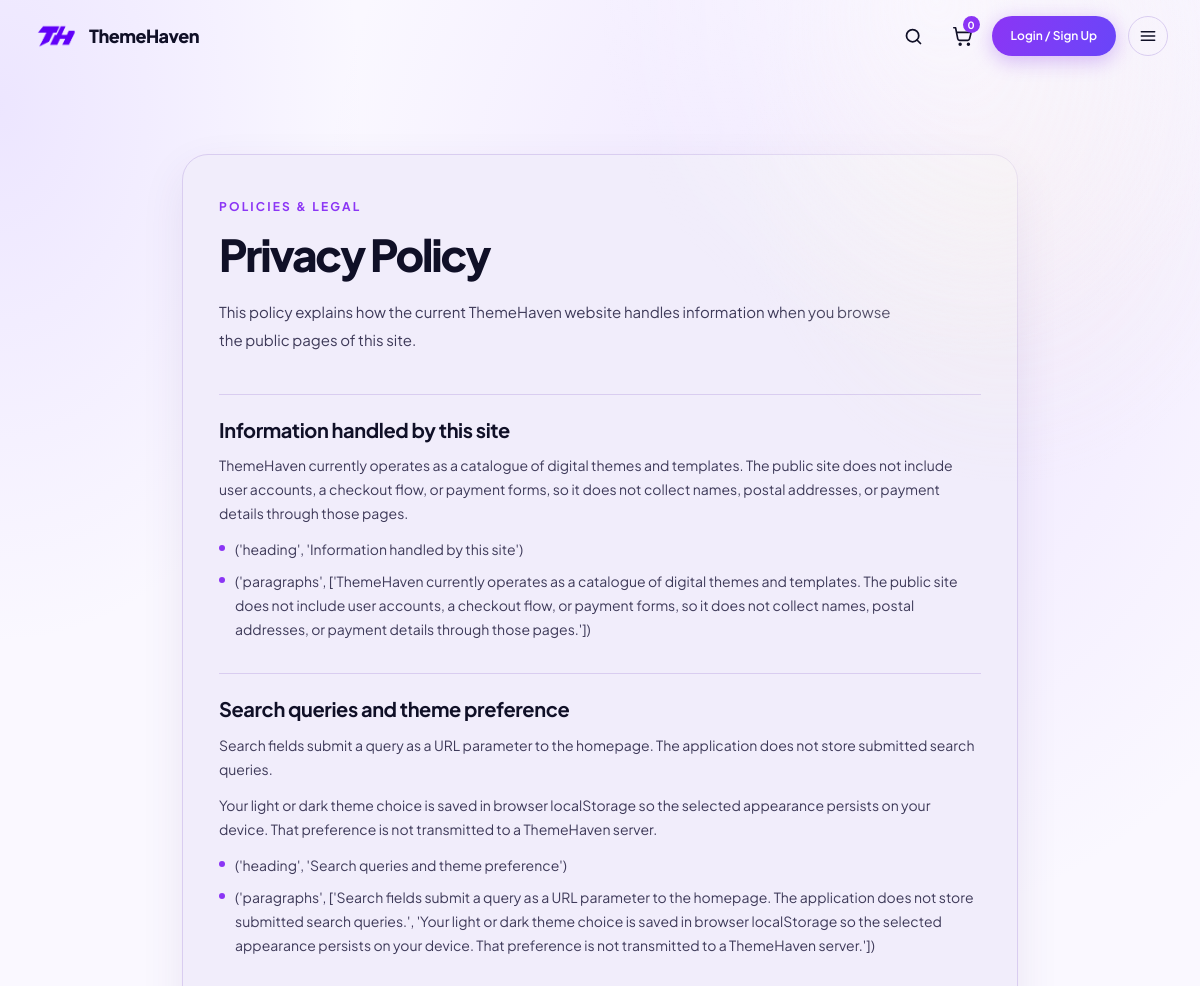
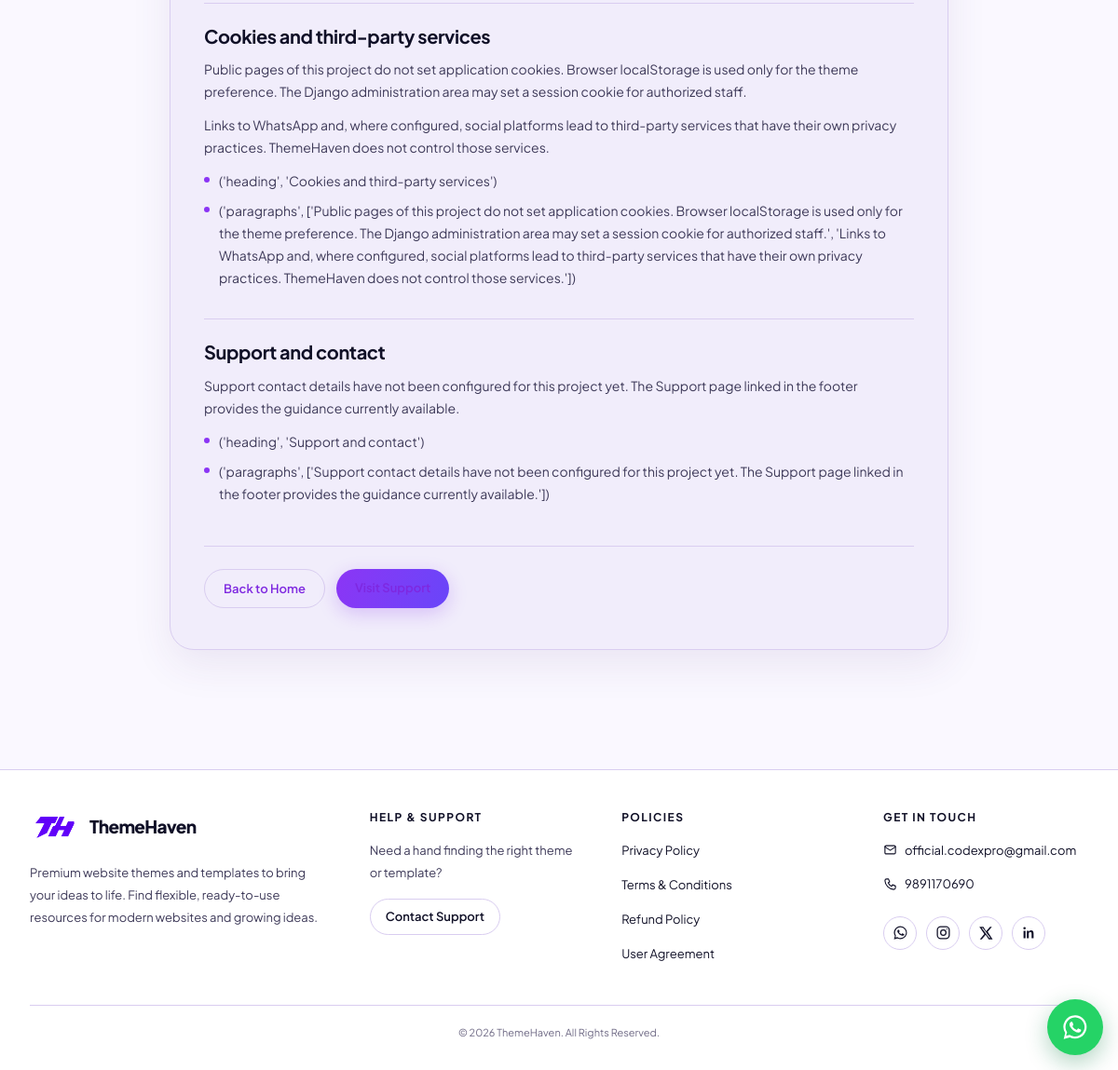
/privacy-policy/ (signed in), run on the app's committed database (2 pictures, top to bottom).
### core/models.py (models this page shows, shortened)
class FooterSettings(models.Model):
    id = models.PositiveSmallIntegerField(primary_key=True, default=1, editable=False)
    brand_description = models.TextField(
        'Brand Description',
        max_length=320,
        default='Premium website themes and templates to bring your ideas to life. Find flexible, ready-to-use resources for modern websites and growing ideas.',
    )
    help_heading = models.CharField('Help & Support Heading', max_length=60, default='Help & Support')
    help_intro = models.CharField(
        'Help & Support Introduction',
        max_length=240,
        default='Need a hand finding the right theme or template?',
    )
    support_button_label = models.CharField('Support Button Text', max_length=60, default='Contact Support')
    support_url = models.CharField(
        'Support Page URL',
        max_length=200,
        default='/support/',
        help_text='Use an internal path such as /support/ or a full http(s) URL.',
    )
    policies_heading = models.CharField('Policies Heading', max_length=60, default='Policies')
    privacy_label = models.CharField('Privacy Policy Title', max_length=80, default='Privacy Policy')
    privacy_url = models.CharField(
        'Privacy Policy URL',
        max_length=200,
        default='/privacy-policy/',
        help_text='Use an internal path or a full http(s) URL.',
    )
    terms_label = models.CharField('Terms & Conditions Title', max_length=80, default='Terms & Conditions')
    terms_url = models.CharField(
        'Terms & Conditions URL',
        max_length=200,
        default='/terms-conditions/',
        help_text='Use an internal path or a full http(s) URL.',
    )
    refund_label = models.CharField('Refund Policy Title', max_length=80, default='Refund Policy')
    refund_url = models.CharField(
        'Refund Policy URL',
        max_length=200,
        default='/refund-cancellation-policy/',
        help_text='Use an internal path or a full http(s) URL.',
    )
    agreement_label = models.CharField('User Agreement Title', max_length=80, default='User Agreement')
    agreement_url = models.CharField(
        'User Agreement URL',
        max_length=200,
        default='/shipping-delivery-policy/',
        help_text='Use an internal path or a full http(s) URL.',
    )
    contact_heading = models.CharField('Contact Heading', max_length=60, default='Get in Touch')
    contact_email = models.EmailField('Contact Email', blank=True)
    contact_phone = models.CharField('Contact Phone Number', max_length=60, blank=True)
    contact_message = models.CharField(
        'Empty Contact Message',
        max_length=160,
        default='Contact details have not been configured yet.',
        help_text='Shown only when both email and phone are empty.',
    )
    whatsapp_url = models.URLField('WhatsApp URL', blank=True, help_text='Icon appears only when set.')
    instagram_url = models.URLField('Instagram URL', blank=True, help_text='Icon appears only when set.')
    x_url = models.URLField('X / Twitter URL', blank=True, help_text='Icon appears only when set.')
    linkedin_url = models.URLField('LinkedIn URL', blank=True, help_text='Icon appears only when set.')
    copyright_text = models.CharField(
        'Copyright Text',
        max_length=160,
        default='© 2026 ThemeHaven. All Rights Reserved.',
    )
    class Meta:
        verbose_name = 'Footer Settings'
        verbose_name_plural = 'Footer Settings'
    @classmethod
    def load(cls):
        configured = getattr(settings, 'SOCIAL_LINKS', {})
        defaults = {
            'whatsapp_url': configured.get('whatsapp', ''),
            'instagram_url': configured.get('instagram', ''),
            'x_url': configured.get('x', ''),
            'linkedin_url': configured.get('linkedin', ''),
        }
        obj, _created = cls.objects.get_or_create(pk=1, defaults=defaults)
        return obj

### core/views.py (the view)
# urls.py: path('privacy-policy/', views.policy, {'slug': 'privacy-policy'}, name='privacy_policy'),
def policy(request, slug):
    return render(request, 'core/policy.html', {'policy': POLICIES[slug]})

### templates/core/policy.html (shortened to what this page needs)
{% extends "base/base.html" %}
{% block content %}
<section class="mx-auto max-w-[900px] px-5 py-14 sm:px-8 lg:py-20">
  <div class="rounded-[26px] border border-[var(--border-color)] bg-[var(--bg-card)] px-5 py-8 shadow-[var(--shadow-card)] sm:px-9 sm:py-11">
    <p class="text-xs font-bold uppercase tracking-[0.18em] text-[var(--accent)]">Policies &amp; Legal</p>
    <h1 class="mt-3 text-[32px] font-extrabold leading-tight tracking-[-0.05em] text-[var(--text-primary)] sm:text-[44px]">{{ policy.title }}</h1>
    <p class="mt-4 max-w-2xl text-[14px] leading-7 text-[var(--text-secondary)] sm:text-[15px]">{{ policy.intro }}</p>
    <div class="mt-10 space-y-8">
      {% for section in policy.sections %}
      <section class="border-t border-[var(--border-color)] pt-6">
        <h2 class="text-[18px] font-bold tracking-[-0.02em] text-[var(--text-primary)] sm:text-[20px]">{{ section.heading }}</h2>
        <div class="mt-3 space-y-3 text-[13px] leading-6 text-[var(--text-secondary)] sm:text-[14px]">
          {% for paragraph in section.paragraphs %}<p>{{ paragraph }}</p>{% endfor %}
          {% if section.items %}
          <ul class="space-y-2">
            {% for item in section.items %}<li class="flex gap-2.5"><span class="mt-2 h-1.5 w-1.5 shrink-0 rounded-full bg-[var(--accent)]"></span><span>{{ item }}</span></li>{% endfor %}
          </ul>
          {% endif %}
        </div>
      </section>
      {% endfor %}
    </div>
    <div class="mt-11 flex flex-wrap gap-3 border-t border-[var(--border-color)] pt-6 text-[13px] font-semibold">
      <a href="{% url 'home' %}" class="rounded-full border border-[var(--border-color)] px-5 py-2.5 text-[var(--text-primary)] transition hover:border-[var(--border-hover)] hover:text-[var(--accent)]">Back to Home</a>
      <a href="{% url 'support' %}" class="rounded-full bg-[image:var(--accent-gradient)] px-5 py-2.5 text-white shadow-[0_6px_20px_rgba(125,30,237,0.22)] transition hover:brightness-110">Visit Support</a>
    </div>
  </div>
</section>
{% endblock %}

### templates/components/footer.html (shortened to what this page needs)
{% load static %}
<footer id="site-footer" class="mt-12 border-t border-[var(--border-color)] bg-[var(--bg-secondary)]/75">
  <div class="mx-auto max-w-[1432px] px-5 pb-8 pt-11 sm:px-8 xl:px-0 xl:pt-14">
    <div class="grid grid-cols-1 gap-x-8 gap-y-10 sm:grid-cols-2 lg:grid-cols-[1.55fr_1.1fr_1.15fr_1.05fr] lg:gap-10">
      <div>
        <a href="{% url 'home' %}" aria-label="ThemeHaven home" class="inline-flex items-center gap-2.5">
          <img src="{% static 'img/logo.png' %}" alt="" class="h-8 w-[54px] shrink-0 object-contain" />
          <span class="text-[19px] font-extrabold tracking-[-0.7px] text-[var(--text-primary)]">ThemeHaven</span>
        </a>
        <p class="mt-4 max-w-[320px] text-[13px] leading-6 text-[var(--text-secondary)]">{{ footer.brand_description }}</p>
      </div>
      <div>
        <h2 class="text-[12px] font-bold uppercase tracking-[0.12em] text-[var(--text-primary)]">{{ footer.help_heading }}</h2>
        <p class="mt-4 max-w-[240px] text-[13px] leading-6 text-[var(--text-secondary)]">{{ footer.help_intro }}</p>
        {% if footer.support_url %}<a href="{{ footer.support_url }}" class="mt-4 inline-flex rounded-full border border-[var(--border-color)] px-4 py-2 text-[13px] font-semibold text-[var(--accent)] transition-colors duration-200 hover:border-[var(--border-hover)] focus-visible:outline-offset-2">{{ footer.support_button_label }}</a>{% endif %}
      </div>
      <div>
        <h2 class="text-[12px] font-bold uppercase tracking-[0.12em] text-[var(--text-primary)]">{{ footer.policies_heading }}</h2>
        <ul class="mt-4 space-y-2.5 text-[13px] leading-6 text-[var(--text-secondary)]">
          <li><a href="{{ footer.privacy_url }}" class="group flex items-start justify-between gap-3 transition-colors duration-200 hover:text-[var(--accent)]"><span class="min-w-0">{{ footer.privacy_label }}</span></a></li>
          <li><a href="{{ footer.terms_url }}" class="group flex items-start justify-between gap-3 transition-colors duration-200 hover:text-[var(--accent)]"><span class="min-w-0">{{ footer.terms_label }}</span></a></li>
          <li><a href="{{ footer.refund_url }}" class="group flex items-start justify-between gap-3 transition-colors duration-200 hover:text-[var(--accent)]"><span class="min-w-0">{{ footer.refund_label }}</span></a></li>
          <li><a href="{{ footer.agreement_url }}" class="group flex items-start justify-between gap-3 transition-colors duration-200 hover:text-[var(--accent)]"><span class="min-w-0">{{ footer.agreement_label }}</span></a></li>
        </ul>
      </div>
      <div>
        <h2 class="text-[12px] font-bold uppercase tracking-[0.12em] text-[var(--text-primary)]">{{ footer.contact_heading }}</h2>
        <ul class="mt-4 space-y-2.5 text-[13px] leading-6 text-[var(--text-secondary)]">
          {% if footer.contact_email %}
          <li><a href="mailto:{{ footer.contact_email }}" class="inline-flex max-w-full items-center gap-2 break-all transition-colors duration-200 hover:text-[var(--accent)]"><svg class="h-[15px] w-[15px] shrink-0" viewBox="0 0 24 24" fill="none" stroke="currentColor" stroke-width="1.8" stroke-linecap="round" stroke-linejoin="round" aria-hidden="true"><rect x="3" y="5" width="18" height="14" rx="2"/><path d="m3 7 9 6 9-6"/></svg><span class="min-w-0">{{ footer.contact_email }}</span></a></li>
          {% endif %}
          {% if footer.contact_phone %}
          <li><a href="tel:{{ footer.contact_phone_href }}" class="inline-flex items-center gap-2 transition-colors duration-200 hover:text-[var(--accent)]"><svg class="h-[15px] w-[15px] shrink-0" viewBox="0 0 24 24" fill="none" stroke="currentColor" stroke-width="1.8" stroke-linecap="round" stroke-linejoin="round" aria-hidden="true"><path d="M6 3h3l2 5-2.5 1.5a13 13 0 0 0 6 6L16 13l5 2v3c0 1.7-1.4 3-3 3A16 16 0 0 1 3 6c0-1.6 1.4-3 3-3Z"/></svg><span>{{ footer.contact_phone }}</span></a></li>
          {% endif %}
        </ul>
        <nav class="mt-5 flex flex-wrap items-center gap-2.5" aria-label="Connect with ThemeHaven">
          {% if footer.social_links.whatsapp %}
          <a href="{{ footer.social_links.whatsapp }}" target="_blank" rel="noopener noreferrer" aria-label="ThemeHaven on WhatsApp" title="WhatsApp" class="flex h-9 w-9 items-center justify-center rounded-full border border-[var(--border-color)] text-[var(--text-secondary)] transition-colors duration-200 hover:border-[var(--border-hover)] hover:text-[var(--accent)] focus-visible:outline-offset-2">
          </a>
          {% endif %}
          {% if footer.social_links.instagram %}
          <a href="{{ footer.social_links.instagram }}" target="_blank" rel="noopener noreferrer" aria-label="ThemeHaven on Instagram" title="Instagram" class="flex h-9 w-9 items-center justify-center rounded-full border border-[var(--border-color)] text-[var(--text-secondary)] transition-colors duration-200 hover:border-[var(--border-hover)] hover:text-[var(--accent)] focus-visible:outline-offset-2">
            <svg class="h-[17px] w-[17px]" viewBox="0 0 24 24" fill="none" stroke="currentColor" stroke-width="1.8" stroke-linecap="round" stroke-linejoin="round" aria-hidden="true"><rect x="3" y="3" width="18" height="18" rx="5"/><circle cx="12" cy="12" r="4"/><path d="M17.5 6.5h.01"/></svg>
          </a>
          {% endif %}
          {% if footer.social_links.x %}
          <a href="{{ footer.social_links.x }}" target="_blank" rel="noopener noreferrer" aria-label="ThemeHaven on X" title="X (Twitter)" class="flex h-9 w-9 items-center justify-center rounded-full border border-[var(--border-color)] text-[var(--text-secondary)] transition-colors duration-200 hover:border-[var(--border-hover)] hover:text-[var(--accent)] focus-visible:outline-offset-2">
            <svg class="h-[16px] w-[16px]" viewBox="0 0 24 24" fill="currentColor" aria-hidden="true"><path d="M18.9 2H22l-6.8 7.8L23.2 22h-6.3L12 14.6 5.6 22H2.5l7.3-8.4L1.8 2h6.5l4.4 6.9L18.9 2Zm-1.1 18h1.7L7.3 3.9H5.5L17.8 20Z"/></svg>
          </a>
          {% endif %}
          {% if footer.social_links.linkedin %}
          <a href="{{ footer.social_links.linkedin }}" target="_blank" rel="noopener noreferrer" aria-label="ThemeHaven on LinkedIn" title="LinkedIn" class="flex h-9 w-9 items-center justify-center rounded-full border border-[var(--border-color)] text-[var(--text-secondary)] transition-colors duration-200 hover:border-[var(--border-hover)] hover:text-[var(--accent)] focus-visible:outline-offset-2">
            <svg class="h-[17px] w-[17px]" viewBox="0 0 24 24" fill="currentColor" aria-hidden="true"><path d="M5.2 3.5a1.8 1.8 0 1 0 0 3.6 1.8 1.8 0 0 0 0-3.6ZM3.7 9h3v11.5H3.7V9Zm5 0h2.9v1.6h.1c.4-.8 1.5-2 3.2-2 3.4 0 4 2.2 4 5v6.9h-3v-6.1c0-1.5 0-3.3-2-3.3s-2.3 1.6-2.3 3.2v6.2H8.7V9Z"/></svg>
          </a>
          {% endif %}
        </nav>
      </div>
    </div>
    <div class="mt-10 border-t border-[var(--border-color)] pt-5 text-center">
      <p class="text-[11px] text-[var(--text-muted)]">{{ footer.copyright_text }}</p>
    </div>
  </div>
</footer>

### data on the page
FooterSettings: title "Privacy Policy", brand_description "Premium website themes and templates to bring your ideas to life. Find flexible, ready-to-use resources for modern websites and growing ideas.", help_heading "HELP & SUPPORT", help_intro "Need a hand finding the right theme or template?", support_button_label "Contact Support", policies_heading "POLICIES", privacy_label "Privacy Policy", terms_label "Terms & Conditions", refund_label "Refund Policy", agreement_label "User Agreement", contact_heading "GET IN TOUCH", contact_email "official.codexpro@gmail.com", contact_phone "9891170690", copyright_text "© 2026 ThemeHaven. All Rights Reserved."

### other printed values
{{ policy.intro }} "This policy explains how the current ThemeHaven website handles information when you browse the public pages of this site."
{{ section.heading }} "Information handled by this site" "Search queries and theme preference" "Cookies and third-party services" "Support and contact"
{{ item }} "('heading', 'Information handled by this site')" "('heading', 'Search queries and theme preference')" "('heading', 'Cookies and third-party services')" "('heading', 'Support and contact')" "('paragraphs', ['Support contact details have not been configured for this project yet. The Support page linked in the footer provides the guidance currently available.'])"
{{ paragraph }} "Search fields submit a query as a URL parameter to the homepage. The application does not store submitted search queries." "Your light or dark theme choice is saved in browser localStorage so the selected appearance persists on your device. That preference is not transmitted to a ThemeHaven server." "Public pages of this project do not set application cookies. Browser localStorage is used only for the theme preference. The Django administration area may set a session cookie for authorized staff." "Links to WhatsApp and, where configured, social platforms lead to third-party services that have their own privacy practices. ThemeHaven does not control those services." "Support contact details have not been configured for this project yet. The Support page linked in the footer provides the guidance currently available."
